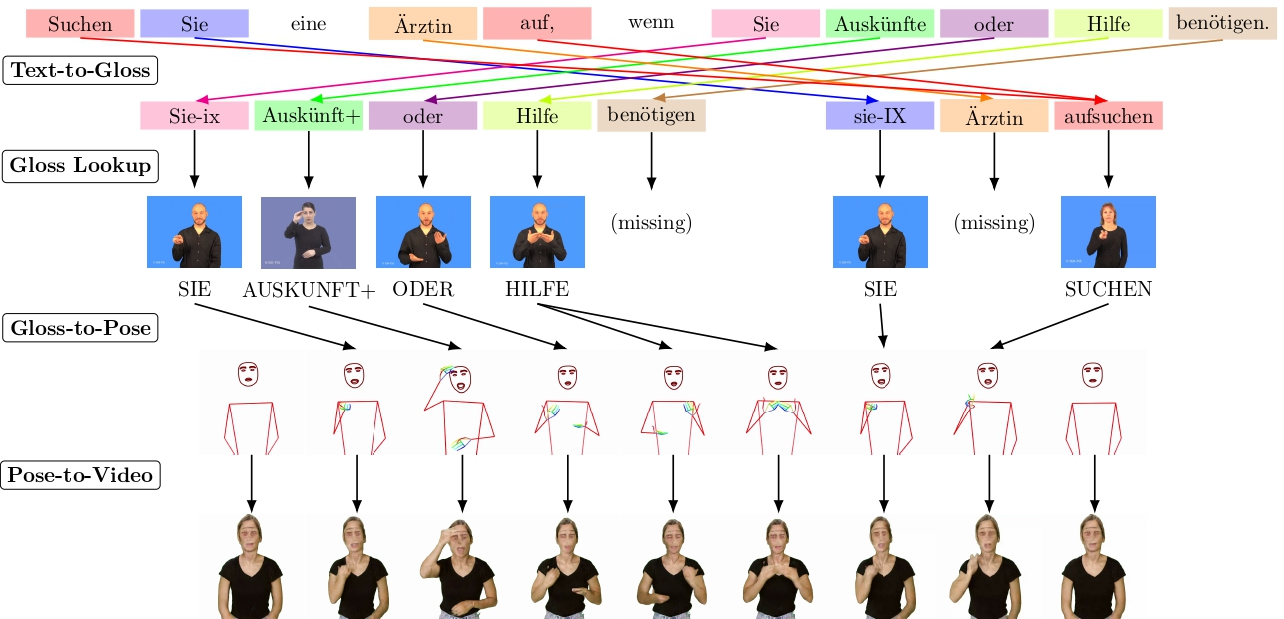
#> input picture GlossToPoseModel/assets/pipeline.jpg, 1284 x 619 px
$ python -i ErrorChecker.py   (imports and definitions only)
#> lines starting #> are read from the running program, lines starting #| are printed output that depends on the picture
import matplotlib.pyplot as plt
import re
#from FinetunningV2 import datasetInfo

globally_registered_errors = {}
def read_txt_file(file_path):
    data_array = []
    with open(file_path, 'r', encoding='utf-8') as file:
        for line in file:
            columns = line.strip().split("    ||||    ")
            if len(columns) >= 2:
                prediction = columns[0].strip()
                reference = columns[1].strip()
                data_array.append({"prediction": prediction, "reference": reference})

    return data_array


# [21 lines left out: functions calculate_Type1_repetitiveAditionale_simplu, calculate_damaging_type, not called in this run]

def calculate_Type1_errors(data_array, sub_type="additional", include_random_glosses_error=False, return_just_sentences=False):
    total_words = 1
    ngram_counts = {1: 0, 2: 0, 3: 0, 4: 0}
    ngram_sentences_count = {1: 0, 2: 0, 3: 0, 4: 0}

    sentences_with_errors = []
    sentence_with_error_count = 0

    for data in data_array:
        sentence_has_error = False
        sentence = data["prediction"]
        glosses = re.split(r'\s+|[,\.]', sentence)
        reference_glosses = re.split(r'\s+|[,\.]', data["reference"])
        total_words += len(glosses)

        # Count 1-gram duplicates
        error_detected = 0
        for i in range(len(glosses) - 1):
            if (calculate_damaging_type(glosses[i], reference_glosses, sub_type)
                    and glosses[i] == glosses[i + 1]):
                error_detected = 1
                ngram_counts[1] += 1
        ngram_sentences_count[1] += error_detected

        if error_detected:
            sentence_has_error = True

        # Count 2-gram duplicates
        error_detected = 0
        i = 0
        while i < len(glosses) - 3:
            if (calculate_damaging_type(glosses[i], reference_glosses, sub_type)
                    and glosses[i] != glosses[i + 1]):
                if (i + 2 < len(glosses)
                        and glosses[i] == glosses[i + 2]
                        and glosses[i + 1] == glosses[i + 3]):
                    ngram_counts[2] += 1
                    error_detected = 1
                    i += 1
            i += 1
        ngram_sentences_count[2] += error_detected
        if error_detected:
            sentence_has_error = True

        # Count 3-gram duplicates
        error_detected = 0
        i = 0
        while i < len(glosses) - 5:
            if (calculate_damaging_type(glosses[i], reference_glosses, sub_type)
                    and glosses[i] != glosses[i + 1]
                    and glosses[i] != glosses[i + 2]
                    and glosses[i + 1] != glosses[i + 2]):
                if (i + 3 < len(glosses)
                        and glosses[i] == glosses[i + 3]
                        and glosses[i + 1] == glosses[i + 4]
                        and glosses[i + 2] == glosses[i + 5]):
                    ngram_counts[3] += 1
                    error_detected = 1
                    i += 2
            i += 1
        ngram_sentences_count[3] += error_detected
        if error_detected:
            sentence_has_error = True

        # Count 4-gram duplicates
        error_detected = 0
        for i in range(len(glosses) - 7):
            if (calculate_damaging_type(glosses[i], reference_glosses, sub_type)
                    and glosses[i] != glosses[i + 1]
                    and glosses[i] != glosses[i + 2]
                    and glosses[i] != glosses[i + 3]
                    and glosses[i + 1] != glosses[i + 2]
                    and glosses[i + 1] != glosses[i + 3]
                    and glosses[i + 2] != glosses[i + 3]):
                if (i + 4 < len(glosses)
                        and glosses[i] == glosses[i + 4]
                        and glosses[i + 1] == glosses[i + 5]
                        and glosses[i + 2] == glosses[i + 6]
                        and glosses[i + 3] == glosses[i + 7]):
                    ngram_counts[4] += 1
                    error_detected = 1
        ngram_sentences_count[4] += error_detected
        if error_detected:
            sentence_has_error = True
        if sentence_has_error:
            sentences_with_errors.append(sentence)

        if include_random_glosses_error:
            unique_word_count = {word: 0 for word in glosses}
            for i, gloss in enumerate(glosses):
                if gloss not in reference_glosses:
                    if ((i == 0 or glosses[i - 1] != gloss)
                            and (i == len(glosses) - 1
                                 or glosses[i + 1] != gloss)):
                        unique_word_count[gloss] += 1
            for gloss in unique_word_count.keys():
                if unique_word_count[gloss] > 1:
                    sentence_with_error_count += 1
                    sentences_with_errors.append(sentence)
                    break

    if return_just_sentences:
        return sentences_with_errors

    if include_random_glosses_error:
        return total_words, ngram_counts, ngram_sentences_count, sentence_with_error_count

    return total_words, ngram_counts, ngram_sentences_count

# [206 lines left out: functions calculate_Type1_repetitiveAditionale_avansat, calculate_Type1_repetitiveDaunatoare, calculate_Type2_missing_glosses, calculate_Type3_swapping_glosses, calculateType4_aditional_glosses, get_all_sentences and 1 more, not called in this run]
def calculate_overall_errors(data_array):
    total_number_of_sentences = len(data_array)
    all_sentences = data_array

    print("Total Sentences", len(all_sentences))

    type1_damaging_sentences = set(calculate_Type1_errors(data_array, "damaging", True, True))
    all_sentences = remove_sentences_from(type1_damaging_sentences, all_sentences)
    print("Errors of Type1 Damaging: ", len(type1_damaging_sentences), "Remained Sentences:", len(all_sentences))

    type2_missing_glosses = set(calculate_Type2_missing_glosses(all_sentences, True))
    all_sentences = remove_sentences_from(type2_missing_glosses, all_sentences)
    print("Errors of Type2: ", len(type2_missing_glosses), "Remained Sentences:", len(all_sentences))

    type3_swapping_glosses = set(calculate_Type3_swapping_glosses(all_sentences, True))
    all_sentences = remove_sentences_from(type3_swapping_glosses, all_sentences)
    print("Errors of Type3:", len(type3_swapping_glosses), "Remained Sentences:", len(all_sentences))

    type4_additional_glosses = set(calculateType4_aditional_glosses(all_sentences, True))
    all_sentences = remove_sentences_from(type4_additional_glosses, all_sentences)
    print("Errors of Type4: ", len(type4_additional_glosses), "Remained Sentences:", len(all_sentences))

    type1_additional_sentences = set(calculate_Type1_errors(all_sentences, "additional", False, True))
    all_sentences = remove_sentences_from(type1_additional_sentences, all_sentences)
    print("Errors of Type1 Additional: ", len(type1_additional_sentences), "Remained Sentences:", len(all_sentences))
    good_sentences_count = len(all_sentences)
    print("Good Sentences: ", good_sentences_count)
    error_counts = {
        "Type1 Damaging": len(type1_damaging_sentences),
        "Type2 Missing": len(type2_missing_glosses),
        "Type3 Swapping": len(type3_swapping_glosses),
        "Type4 Additional": len(type4_additional_glosses),
        "Type1 Repetitive Additional": len(type1_additional_sentences),
        "Good Sentences": good_sentences_count
    }
    error_percentages = {error_type: count / total_number_of_sentences * 100 for error_type, count in
                         error_counts.items()}

    # Plot the graph
    plt.bar(error_counts.keys(), error_counts.values(), color=['blue', 'orange', 'green', 'red', 'purple', 'cyan'])
    plt.xlabel('Error Types')
    plt.ylabel('Count')
    plt.title('Error Counts and Good Sentences from a total of ' + str(total_number_of_sentences) + ' sentences')
    plt.xticks(rotation=45, ha='right')
    plt.tight_layout()
    max_value_y = max(error_counts.values())
    plt.ylim(0, max_value_y + max_value_y/5)
    for i, (error_type, count) in enumerate(error_counts.items()):
        plt.text(i, count + 1, f"Count: {count}", ha='center', va='bottom')
        plt.text(i, count + max_value_y/12, f"{error_percentages[error_type]:.2f}%", ha='center', va='bottom')

    plt.show()


# [114 lines left out: functions calculate_overall_errors_v2, compare_models_v2, compare_four_models, calculate_graphs, not called in this run]


file1 = './Data/EnglishLoraData.txt'
file2 = './Data/EnglishData.txt'
file3 = './Data/GermanDataMt5_Turbo.txt'
file4 = './Data/GermanLoraData.txt'
# [1 line not run here, left out]
# [1 line that did not run here, left out]
# [1 line that did not run here, left out]
# [1 line that did not run here, left out]
# [1 line that did not run here, left out]
# compare_four_models(data1,data2,data3,data4,'LoRA English Model', 'English Model', 'LoRA German Model', 'German Model')
# compare_models_v2(data2, data3, 'English Model', 'German Model')

>>> import cv2
>>> picture = cv2.imread('../../GlossToPoseModel/assets/pipeline.jpg', cv2.IMREAD_GRAYSCALE)
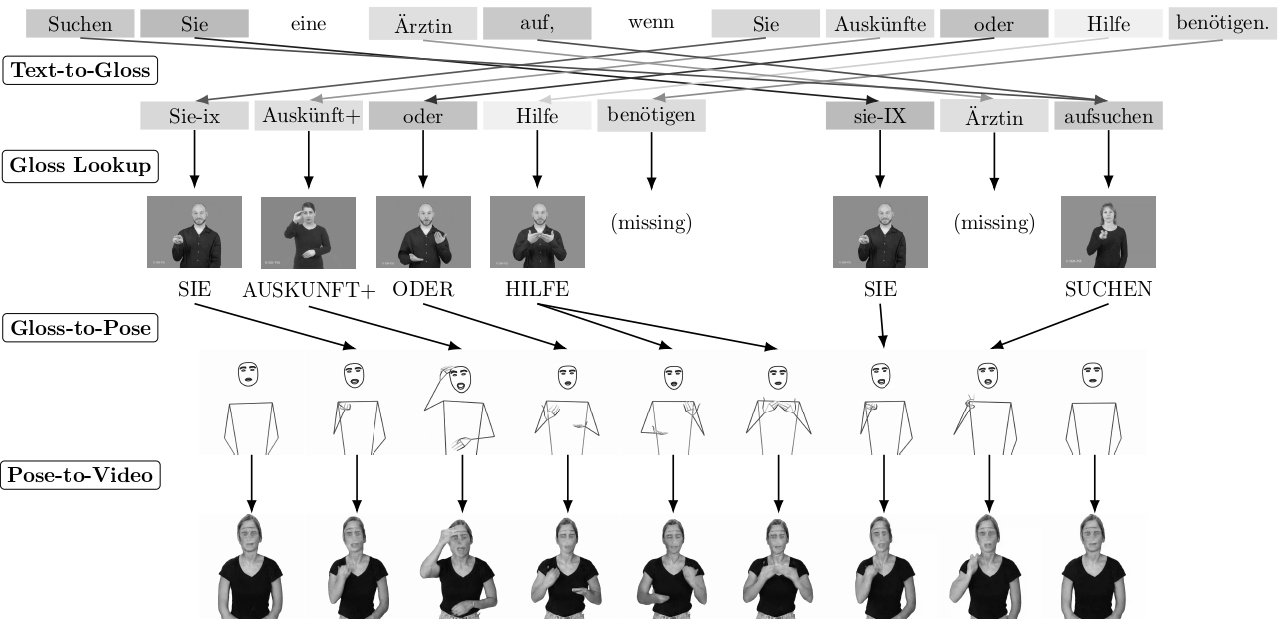
#> picture: shape (619, 1284); min 0, max 255, mean 229.9
>>> result = calculate_overall_errors(picture)
#> in calculate_overall_errors, `total_number_of_sentences = len(data_array)`: total_number_of_sentences = 619
#| Total Sentences 619
#> the loop in calculate_Type1_errors, `for data in data_array:` made 1 pass
#> sentence_has_error on pass 1: False
#> after the loop in calculate_Type1_errors, `for data in data_array:`: ngram_counts = {1: 0, 2: 0, 3: 0, 4: 0}; sentence_with_error_count = 0; sentences_with_errors = []; total_words = 1
#> (the run stopped early here; a loop or call above may not have finished)
